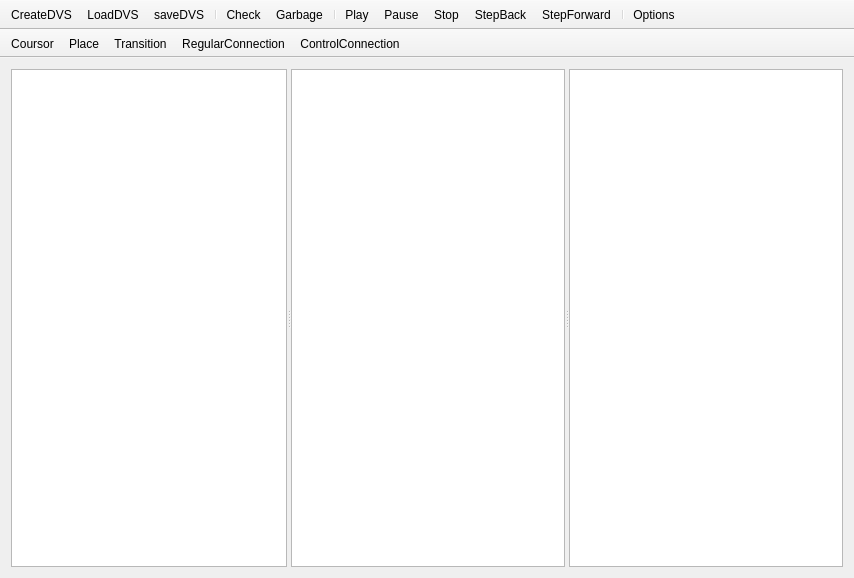
<?xml version="1.0" encoding="UTF-8"?>
<ui version="4.0">
 <author>goto1134</author>
 <class>MainWindow</class>
 <widget class="QMainWindow" name="MainWindow">
  <property name="geometry">
   <rect>
    <x>0</x>
    <y>0</y>
    <width>854</width>
    <height>578</height>
   </rect>
  </property>
  <property name="windowTitle">
   <string>MainWindow</string>
  </property>
  <property name="locale">
   <locale language="English" country="UnitedKingdom"/>
  </property>
  <widget class="QWidget" name="centralWidget">
   <layout class="QHBoxLayout" name="horizontalLayout">
    <item>
     <widget class="QSplitter" name="projectSplitter">
      <property name="contextMenuPolicy">
       <enum>Qt::ActionsContextMenu</enum>
      </property>
      <property name="toolTipDuration">
       <number>-3</number>
      </property>
      <property name="locale">
       <locale language="Russian" country="Russia"/>
      </property>
      <property name="orientation">
       <enum>Qt::Horizontal</enum>
      </property>
      <property name="childrenCollapsible">
       <bool>false</bool>
      </property>
      <widget class="QTreeView" name="treeView">
       <property name="locale">
        <locale language="Russian" country="Russia"/>
       </property>
      </widget>
      <widget class="QSplitter" name="graphicSplitter">
       <property name="locale">
        <locale language="Russian" country="Russia"/>
       </property>
       <property name="orientation">
        <enum>Qt::Horizontal</enum>
       </property>
       <property name="childrenCollapsible">
        <bool>false</bool>
       </property>
       <widget class="QGraphicsView" name="graphicsView">
        <property name="locale">
         <locale language="Russian" country="Russia"/>
        </property>
       </widget>
       <widget class="QTableView" name="tableView">
        <property name="locale">
         <locale language="Russian" country="Russia"/>
        </property>
       </widget>
      </widget>
     </widget>
    </item>
   </layout>
  </widget>
  <widget class="QMenuBar" name="menuBar">
   <property name="geometry">
    <rect>
     <x>0</x>
     <y>0</y>
     <width>854</width>
     <height>21</height>
    </rect>
   </property>
  </widget>
  <widget class="QToolBar" name="mainToolBar">
   <property name="movable">
    <bool>false</bool>
   </property>
   <property name="allowedAreas">
    <set>Qt::TopToolBarArea</set>
   </property>
   <attribute name="toolBarArea">
    <enum>TopToolBarArea</enum>
   </attribute>
   <attribute name="toolBarBreak">
    <bool>false</bool>
   </attribute>
   <addaction name="actionCreateDVS"/>
   <addaction name="actionLoadDVS"/>
   <addaction name="actionSaveDVS"/>
   <addaction name="separator"/>
   <addaction name="actionCheck"/>
   <addaction name="actionGarbage"/>
   <addaction name="separator"/>
   <addaction name="actionPlay"/>
   <addaction name="actionPause"/>
   <addaction name="actionStop"/>
   <addaction name="actionStepBack"/>
   <addaction name="actionStepForward"/>
   <addaction name="separator"/>
   <addaction name="actionOptions"/>
  </widget>
  <widget class="QToolBar" name="redactorToolBar">
   <property name="windowTitle">
    <string>toolBar</string>
   </property>
   <property name="movable">
    <bool>false</bool>
   </property>
   <property name="allowedAreas">
    <set>Qt::TopToolBarArea</set>
   </property>
   <attribute name="toolBarArea">
    <enum>TopToolBarArea</enum>
   </attribute>
   <attribute name="toolBarBreak">
    <bool>true</bool>
   </attribute>
   <addaction name="actionCoursor"/>
   <addaction name="actionPlace"/>
   <addaction name="actionTransition"/>
   <addaction name="actionRegularConnection"/>
   <addaction name="actionControlConnection"/>
  </widget>
  <action name="actionCreateDVS">
   <property name="icon">
    <iconset resource="../resources.qrc">
     <normaloff>:/icons/icons/new project.ico</normaloff>:/icons/icons/new project.ico</iconset>
   </property>
   <property name="text">
    <string>CreateDVS</string>
   </property>
   <property name="toolTip">
    <string>Create new DVS model</string>
   </property>
  </action>
  <action name="actionLoadDVS">
   <property name="icon">
    <iconset resource="../resources.qrc">
     <normaloff>:/icons/icons/open.ico</normaloff>:/icons/icons/open.ico</iconset>
   </property>
   <property name="text">
    <string>LoadDVS</string>
   </property>
   <property name="toolTip">
    <string>Load DVS Project</string>
   </property>
  </action>
  <action name="actionSaveDVS">
   <property name="text">
    <string>saveDVS</string>
   </property>
   <property name="toolTip">
    <string>Save DVS</string>
   </property>
  </action>
  <action name="actionCoursor">
   <property name="checkable">
    <bool>true</bool>
   </property>
   <property name="text">
    <string>Coursor</string>
   </property>
  </action>
  <action name="actionPlace">
   <property name="checkable">
    <bool>true</bool>
   </property>
   <property name="text">
    <string>Place</string>
   </property>
  </action>
  <action name="actionTransition">
   <property name="checkable">
    <bool>true</bool>
   </property>
   <property name="text">
    <string>Transition</string>
   </property>
  </action>
  <action name="actionRegularConnection">
   <property name="checkable">
    <bool>true</bool>
   </property>
   <property name="text">
    <string>RegularConnection</string>
   </property>
  </action>
  <action name="actionControlConnection">
   <property name="checkable">
    <bool>true</bool>
   </property>
   <property name="text">
    <string>ControlConnection</string>
   </property>
  </action>
  <action name="actionOptions">
   <property name="text">
    <string>Options</string>
   </property>
  </action>
  <action name="actionPlay">
   <property name="text">
    <string>Play</string>
   </property>
  </action>
  <action name="actionPause">
   <property name="text">
    <string>Pause</string>
   </property>
  </action>
  <action name="actionGarbage">
   <property name="text">
    <string>Garbage</string>
   </property>
  </action>
  <action name="actionCheck">
   <property name="text">
    <string>Check</string>
   </property>
  </action>
  <action name="actionStop">
   <property name="text">
    <string>Stop</string>
   </property>
  </action>
  <action name="actionStepForward">
   <property name="text">
    <string>StepForward</string>
   </property>
  </action>
  <action name="actionStepBack">
   <property name="text">
    <string>StepBack</string>
   </property>
  </action>
 </widget>
 <layoutdefault spacing="6" margin="11"/>
 <resources>
  <include location="../resources.qrc"/>
 </resources>
 <connections/>
</ui>
